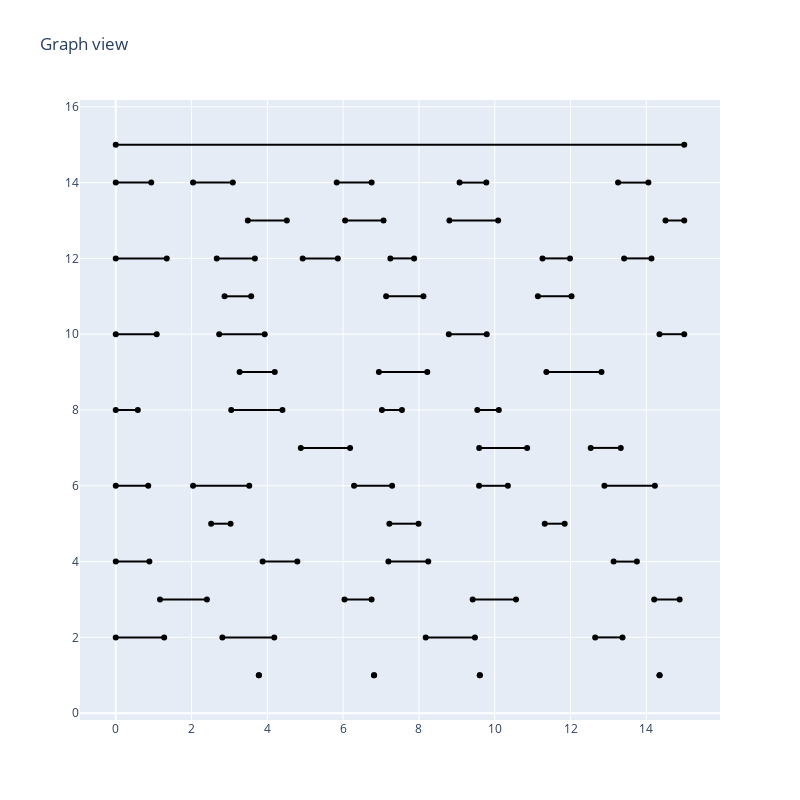
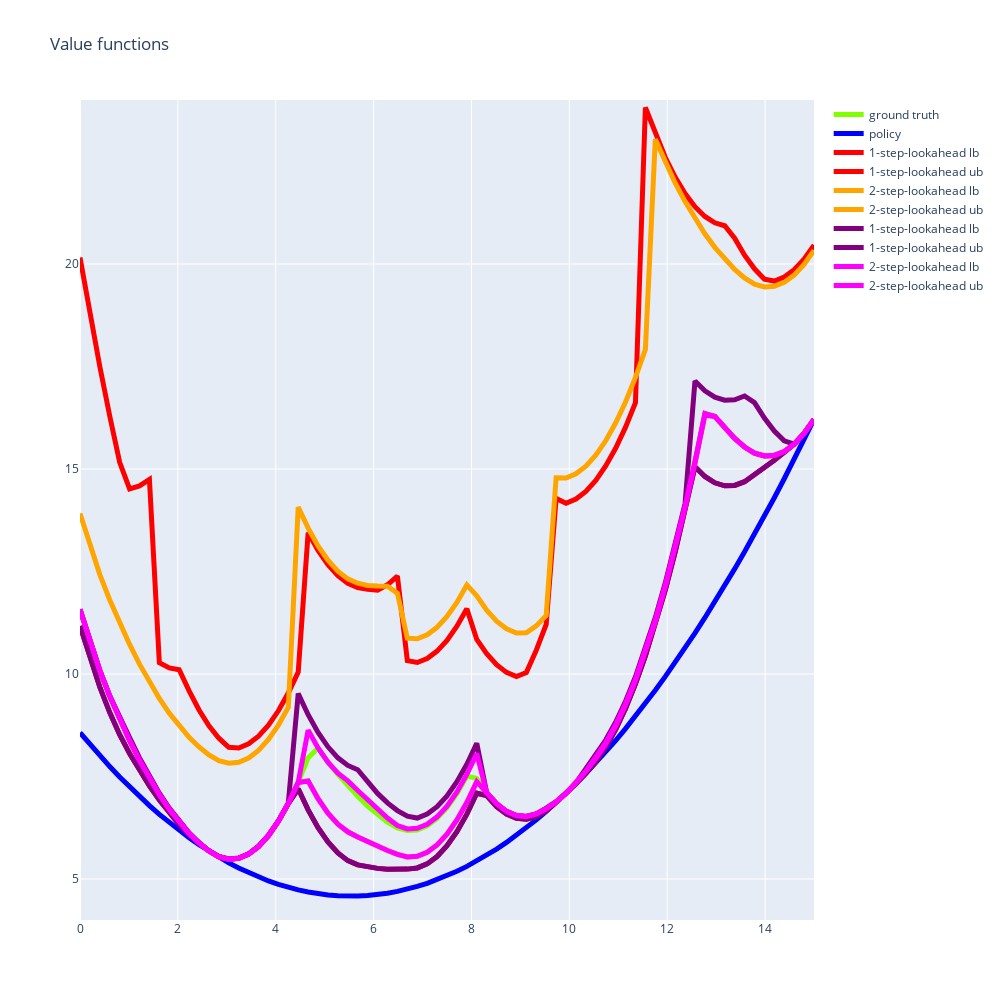

The cell these charts' notebook holds for them, in order:
### Code cell
options = ProgramOptions()
number_of_layers = 15
options.mosek_tolerance_gap = 1e-9
options.mosek_primal_feas_gap = 1e-9
options.mosek_dual_feas_gap = 1e-9
options.max_constraint_degree=2
# gcs, layers = random_uniform_graph_generator(num_layers=15, options=options,x_min=0, x_max=15, random_seed=2, min_blank=1, max_blank=5, min_goal_blank=2, max_goal_blank=5)
gcs, layers = random_uniform_graph_generator(num_layers=number_of_layers, options=options,x_min=0, x_max=15, random_seed=2, min_blank=1, max_blank=5, min_goal_blank=2, max_goal_blank=5)
fig = plot_a_layered_graph(layers)
fig.show()
fig.update_layout(height=1200, width=1200)

dx = 0.2

v_0 = layers[0][0]
fig, y_true = gcs.make_plots(v_0.name, dx=dx, subtract_nsteps=0)


add_rollout_plots(fig, gcs, layers, y_true, 1, v_0, 0, "red", dx=dx, use_0_potentials=True,plot_lb=True)
add_rollout_plots(fig, gcs, layers, y_true, 2, v_0, 0, "orange", dx=dx, use_0_potentials=True,plot_lb=True)

add_rollout_plots(fig, gcs, layers, y_true, 1, v_0, 0, "purple", dx=dx, use_0_potentials=False,plot_lb=True)
add_rollout_plots(fig, gcs, layers, y_true, 2, v_0, 0, "magenta", dx=dx, use_0_potentials=False,plot_lb=True)
fig.update_layout(height=1000, width=1000)
fig.update_yaxes(range=[4, 24])   # Set y-axis limits
fig.update_traces(line={'width': 5})
fig.show()
